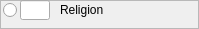
           <widget class="QFrame" name="religionSkillsBox">
            <property name="styleSheet">
             <string notr="true">font: 12pt &quot;Eberron&quot;;</string>
            </property>
            <property name="frameShape">
             <enum>QFrame::StyledPanel</enum>
            </property>
            <property name="frameShadow">
             <enum>QFrame::Raised</enum>
            </property>
            <widget class="QRadioButton" name="religionSkillsRButton">
             <property name="geometry">
              <rect>
               <x>3</x>
               <y>3</y>
               <width>120</width>
               <height>15</height>
              </rect>
             </property>
             <property name="accessibleName">
              <string>religion</string>
             </property>
             <property name="styleSheet">
              <string notr="true">font: 12pt &quot;Eberron&quot;;</string>
             </property>
             <property name="text">
              <string/>
             </property>
            </widget>
            <widget class="QLineEdit" name="religionSkills">
             <property name="geometry">
              <rect>
               <x>20</x>
               <y>0</y>
               <width>30</width>
               <height>20</height>
              </rect>
             </property>
             <property name="accessibleName">
              <string>intelligenceBonus</string>
             </property>
             <property name="styleSheet">
              <string notr="true">font: 12pt &quot;Eberron&quot;;</string>
             </property>
             <property name="maxLength">
              <number>2</number>
             </property>
             <property name="alignment">
              <set>Qt::AlignCenter</set>
             </property>
            </widget>
            <widget class="QLabel" name="religionSkillsLabel">
             <property name="geometry">
              <rect>
               <x>60</x>
               <y>0</y>
               <width>130</width>
               <height>20</height>
              </rect>
             </property>
             <property name="styleSheet">
              <string notr="true">font: 12pt &quot;Eberron&quot;;</string>
             </property>
             <property name="text">
              <string>Religion</string>
             </property>
             <property name="textInteractionFlags">
              <set>Qt::NoTextInteraction</set>
             </property>
            </widget>
           </widget>
